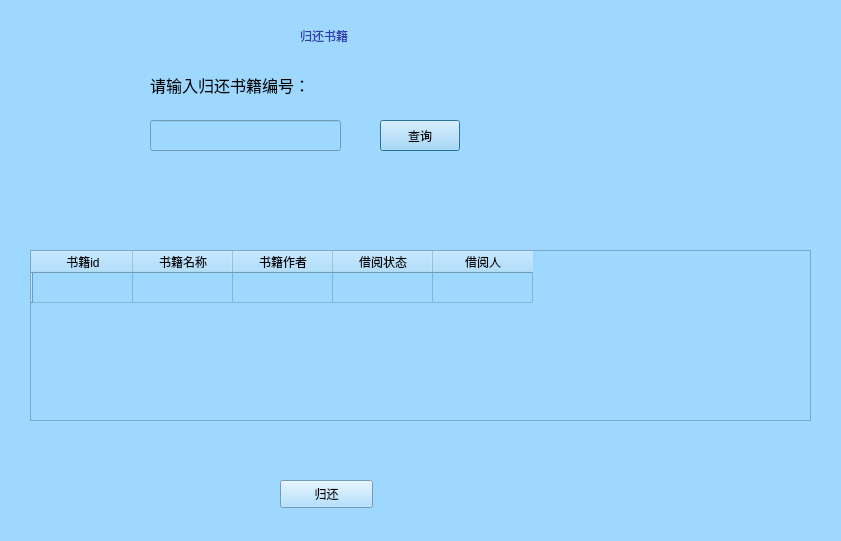
<?xml version="1.0" encoding="UTF-8"?>
<ui version="4.0">
 <class>DialogReturn</class>
 <widget class="QDialog" name="DialogReturn">
  <property name="geometry">
   <rect>
    <x>0</x>
    <y>0</y>
    <width>841</width>
    <height>541</height>
   </rect>
  </property>
  <property name="windowTitle">
   <string>归还书籍</string>
  </property>
  <property name="styleSheet">
   <string notr="true">background-color: rgb(158, 216, 255);</string>
  </property>
  <widget class="QLabel" name="label">
   <property name="geometry">
    <rect>
     <x>150</x>
     <y>70</y>
     <width>311</width>
     <height>31</height>
    </rect>
   </property>
   <property name="styleSheet">
    <string notr="true">font: 15pt &quot;等线&quot;;</string>
   </property>
   <property name="text">
    <string>&lt;html&gt;&lt;head/&gt;&lt;body&gt;&lt;p&gt;&lt;span style=&quot; font-size:12pt;&quot;&gt;请输入归还书籍编号：&lt;/span&gt;&lt;/p&gt;&lt;/body&gt;&lt;/html&gt;</string>
   </property>
  </widget>
  <widget class="QLineEdit" name="lineEdit">
   <property name="geometry">
    <rect>
     <x>150</x>
     <y>120</y>
     <width>191</width>
     <height>31</height>
    </rect>
   </property>
  </widget>
  <widget class="QPushButton" name="pushButton">
   <property name="geometry">
    <rect>
     <x>380</x>
     <y>120</y>
     <width>80</width>
     <height>31</height>
    </rect>
   </property>
   <property name="styleSheet">
    <string notr="true">font: 12pt &quot;等线&quot;;</string>
   </property>
   <property name="text">
    <string>查询</string>
   </property>
  </widget>
  <widget class="QLabel" name="label_2">
   <property name="geometry">
    <rect>
     <x>150</x>
     <y>160</y>
     <width>241</width>
     <height>61</height>
    </rect>
   </property>
   <property name="text">
    <string/>
   </property>
  </widget>
  <widget class="QTableWidget" name="tableWidget">
   <property name="geometry">
    <rect>
     <x>30</x>
     <y>250</y>
     <width>781</width>
     <height>171</height>
    </rect>
   </property>
   <row>
    <property name="text">
     <string/>
    </property>
   </row>
   <column>
    <property name="text">
     <string>书籍id</string>
    </property>
   </column>
   <column>
    <property name="text">
     <string>书籍名称</string>
    </property>
   </column>
   <column>
    <property name="text">
     <string>书籍作者</string>
    </property>
   </column>
   <column>
    <property name="text">
     <string>借阅状态</string>
    </property>
   </column>
   <column>
    <property name="text">
     <string>借阅人</string>
    </property>
   </column>
  </widget>
  <widget class="QPushButton" name="pushButton_2">
   <property name="geometry">
    <rect>
     <x>280</x>
     <y>480</y>
     <width>93</width>
     <height>28</height>
    </rect>
   </property>
   <property name="text">
    <string>归还</string>
   </property>
  </widget>
  <widget class="QLabel" name="label_9">
   <property name="geometry">
    <rect>
     <x>300</x>
     <y>0</y>
     <width>181</width>
     <height>71</height>
    </rect>
   </property>
   <property name="styleSheet">
    <string notr="true">color: rgb(48, 60, 175);
font: 87 9pt &quot;Arial&quot;;
font: 14pt &quot;Arial&quot;;
font: 10pt &quot;华文新魏&quot;;
font: 11pt &quot;Arial&quot;;
font: 11pt &quot;华文新魏&quot;;</string>
   </property>
   <property name="text">
    <string>归还书籍</string>
   </property>
  </widget>
 </widget>
 <resources/>
 <connections/>
</ui>
